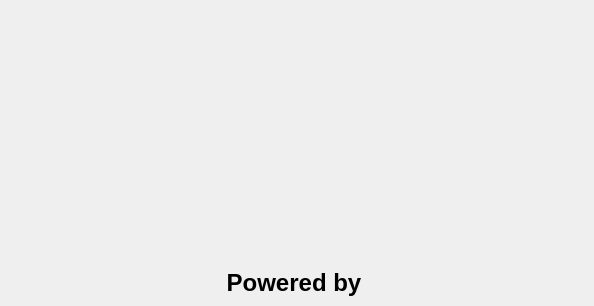
<?xml version="1.0" encoding="UTF-8"?>
<ui version="4.0">
 <class>Systemus::InterfaceStack</class>
 <widget class="QWidget" name="Systemus::InterfaceStack">
  <property name="geometry">
   <rect>
    <x>0</x>
    <y>0</y>
    <width>594</width>
    <height>306</height>
   </rect>
  </property>
  <property name="windowTitle">
   <string notr="true">Interface Stack</string>
  </property>
  <layout class="QVBoxLayout" name="verticalLayout">
   <property name="leftMargin">
    <number>0</number>
   </property>
   <property name="topMargin">
    <number>0</number>
   </property>
   <property name="rightMargin">
    <number>0</number>
   </property>
   <property name="bottomMargin">
    <number>0</number>
   </property>
   <item>
    <widget class="QStackedWidget" name="stackedWidget">
     <widget class="QWidget" name="emptyPage">
      <layout class="QGridLayout" name="gridLayout">
       <item row="2" column="1">
        <spacer name="verticalSpacer_2">
         <property name="orientation">
          <enum>Qt::Vertical</enum>
         </property>
         <property name="sizeHint" stdset="0">
          <size>
           <width>20</width>
           <height>58</height>
          </size>
         </property>
        </spacer>
       </item>
       <item row="4" column="1">
        <layout class="QHBoxLayout" name="horizontalLayout">
         <property name="spacing">
          <number>0</number>
         </property>
         <item>
          <spacer name="horizontalSpacer_3">
           <property name="orientation">
            <enum>Qt::Horizontal</enum>
           </property>
           <property name="sizeHint" stdset="0">
            <size>
             <width>40</width>
             <height>20</height>
            </size>
           </property>
          </spacer>
         </item>
         <item>
          <widget class="QLabel" name="label">
           <property name="text">
            <string notr="true">&lt;html&gt;&lt;head/&gt;&lt;body&gt;&lt;p&gt;&lt;span style=&quot; font-size:18pt; font-weight:700;&quot;&gt;Powered by&lt;/span&gt;&lt;/p&gt;&lt;/body&gt;&lt;/html&gt;</string>
           </property>
           <property name="alignment">
            <set>Qt::AlignCenter</set>
           </property>
          </widget>
         </item>
         <item>
          <widget class="QLabel" name="label_2">
           <property name="maximumSize">
            <size>
             <width>128</width>
             <height>32</height>
            </size>
           </property>
           <property name="text">
            <string/>
           </property>
           <property name="pixmap">
            <pixmap resource="../resources/systemus_widgets_res.qrc">:/systemus/icons/systemus_full.png</pixmap>
           </property>
           <property name="scaledContents">
            <bool>true</bool>
           </property>
          </widget>
         </item>
         <item>
          <spacer name="horizontalSpacer_4">
           <property name="orientation">
            <enum>Qt::Horizontal</enum>
           </property>
           <property name="sizeHint" stdset="0">
            <size>
             <width>40</width>
             <height>20</height>
            </size>
           </property>
          </spacer>
         </item>
        </layout>
       </item>
       <item row="1" column="0">
        <spacer name="horizontalSpacer">
         <property name="orientation">
          <enum>Qt::Horizontal</enum>
         </property>
         <property name="sizeHint" stdset="0">
          <size>
           <width>50</width>
           <height>20</height>
          </size>
         </property>
        </spacer>
       </item>
       <item row="1" column="1">
        <widget class="QLabel" name="systemLogoOutput">
         <property name="minimumSize">
          <size>
           <width>320</width>
           <height>120</height>
          </size>
         </property>
         <property name="maximumSize">
          <size>
           <width>16777215</width>
           <height>120</height>
          </size>
         </property>
         <property name="text">
          <string/>
         </property>
         <property name="pixmap">
          <pixmap resource="../resources/systemus_widgets_res.qrc">:/systemus/icons/systemus_full.png</pixmap>
         </property>
         <property name="scaledContents">
          <bool>true</bool>
         </property>
        </widget>
       </item>
       <item row="0" column="1">
        <spacer name="verticalSpacer">
         <property name="orientation">
          <enum>Qt::Vertical</enum>
         </property>
         <property name="sizeHint" stdset="0">
          <size>
           <width>20</width>
           <height>89</height>
          </size>
         </property>
        </spacer>
       </item>
       <item row="1" column="2">
        <spacer name="horizontalSpacer_2">
         <property name="orientation">
          <enum>Qt::Horizontal</enum>
         </property>
         <property name="sizeHint" stdset="0">
          <size>
           <width>50</width>
           <height>20</height>
          </size>
         </property>
        </spacer>
       </item>
      </layout>
     </widget>
    </widget>
   </item>
  </layout>
 </widget>
 <resources>
  <include location="../resources/systemus_widgets_res.qrc"/>
 </resources>
 <connections/>
</ui>
